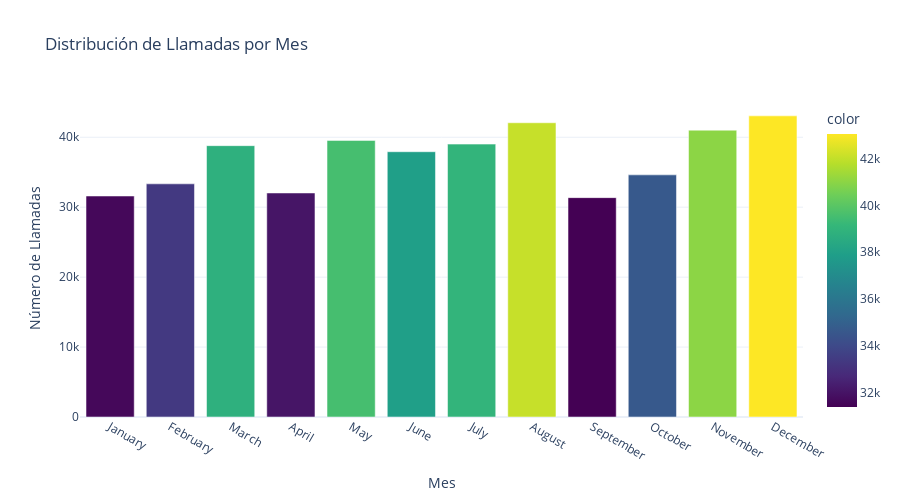

The code cell stored with this chart in its notebook:
### Code cell
# Visualizaciones temporales avanzadas
if date_cols:
    print("\n VISUALIZACIONES TEMPORALES")
    print("=" * 35)
    
    # Buscar la columna de fecha procesada
    date_col = None
    for col, _ in date_cols:
        if f"{col}_parsed" in df.columns and df[f"{col}_parsed"].notna().sum() > 100:
            date_col = f"{col}_parsed"
            original_col = col
            break
    
    if date_col:
        print(f"Creando visualizaciones temporales para: {date_col}")
        
        # 1. Serie temporal de llamadas por día
        daily_calls = df.groupby(df[date_col].dt.date).size()
        
        plt.figure(figsize=(15, 6))
        daily_calls.plot(kind='line', color='steelblue', linewidth=2)
        plt.title('Volumen de Llamadas por Día', fontsize=16, fontweight='bold')
        plt.xlabel('Fecha', fontsize=12)
        plt.ylabel('Número de Llamadas', fontsize=12)
        plt.grid(True, alpha=0.3)
        plt.xticks(rotation=45)
        
        # Agregar línea de tendencia
        z = np.polyfit(range(len(daily_calls)), daily_calls.values, 1)
        p = np.poly1d(z)
        plt.plot(daily_calls.index, p(range(len(daily_calls))), "r--", alpha=0.8, label='Tendencia')
        plt.legend()
        
        plt.tight_layout()
        plt.show()
        
        # 2. Distribución por mes usando plotly
        monthly_data = df[f"{original_col}_month"].value_counts().sort_index()
        month_names = [pd.to_datetime(f"2023-{m:02d}-01").strftime('%B') for m in monthly_data.index]
        
        fig = px.bar(
            x=month_names,
            y=monthly_data.values,
            title='Distribución de Llamadas por Mes',
            labels={'x': 'Mes', 'y': 'Número de Llamadas'},
            color=monthly_data.values,
            color_continuous_scale='viridis'
        )
        
        fig.update_layout(
            height=500,
            showlegend=False,
            xaxis_title="Mes",
            yaxis_title="Número de Llamadas"
        )
        
        fig.show()
        
        # 3. Heatmap por día de la semana y mes
        if f"{original_col}_weekday" in df.columns:
            # Crear tabla pivote
            heatmap_data = df.groupby([f"{original_col}_month", f"{original_col}_weekday"]).size().unstack(fill_value=0)
            
            # Reordenar días de la semana
            weekday_order = ['Monday', 'Tuesday', 'Wednesday', 'Thursday', 'Friday', 'Saturday', 'Sunday']
            heatmap_data = heatmap_data.reindex(columns=[day for day in weekday_order if day in heatmap_data.columns])
            
            plt.figure(figsize=(12, 8))
            sns.heatmap(
                heatmap_data,
                annot=True,
                fmt='d',
                cmap='YlOrRd',
                cbar_kws={'label': 'Número de Llamadas'}
            )
            plt.title('Heatmap: Llamadas por Mes y Día de la Semana', fontsize=14, fontweight='bold')
            plt.xlabel('Día de la Semana', fontsize=12)
            plt.ylabel('Mes', fontsize=12)
            plt.tight_layout()
            plt.show()
    else:
        print("⚠️ No se pudo crear visualizaciones temporales (no hay fechas válidas procesadas)")
else:
    print("⚠️ No hay campos de fecha para crear visualizaciones temporales")

### Figure 1 — Plotly figure (JSON) as saved in the notebook; plotly's stock layout.template omitted (floating-point values rounded to 4 significant figures)
{"data": [{"hovertemplate": "Mes=%{x}<br>Número de Llamadas=%{y}<br>color=%{marker.color}<extra></extra>", "legendgroup": "", "marker": {"color": [31599, 33344, 38801, 32036, 39553, 37935, 39022, 42078, 31371, 34625, 41019, 43065], "coloraxis": "coloraxis", "pattern": {"shape": ""}}, "name": "", "orientation": "v", "showlegend": false, "textposition": "auto", "type": "bar", "x": ["January", "February", "March", "April", "May", "June", "July", "August", "September", "October", "November", "December"], "xaxis": "x", "y": [31599, 33344, 38801, 32036, 39553, 37935, 39022, 42078, 31371, 34625, 41019, 43065], "yaxis": "y"}], "layout": {"barmode": "relative", "coloraxis": {"colorbar": {"title": {"text": "color"}}, "colorscale": [[0, "#440154"], [0.1111, "#482878"], [0.2222, "#3e4989"], [0.3333, "#31688e"], [0.4444, "#26828e"], [0.5556, "#1f9e89"], [0.6667, "#35b779"], [0.7778, "#6ece58"], [0.8889, "#b5de2b"], [1, "#fde725"]]}, "height": 500, "legend": {"tracegroupgap": 0}, "showlegend": false, "title": {"text": "Distribución de Llamadas por Mes"}, "xaxis": {"anchor": "y", "domain": [0, 1], "title": {"text": "Mes"}}, "yaxis": {"anchor": "x", "domain": [0, 1], "title": {"text": "Número de Llamadas"}}}}
